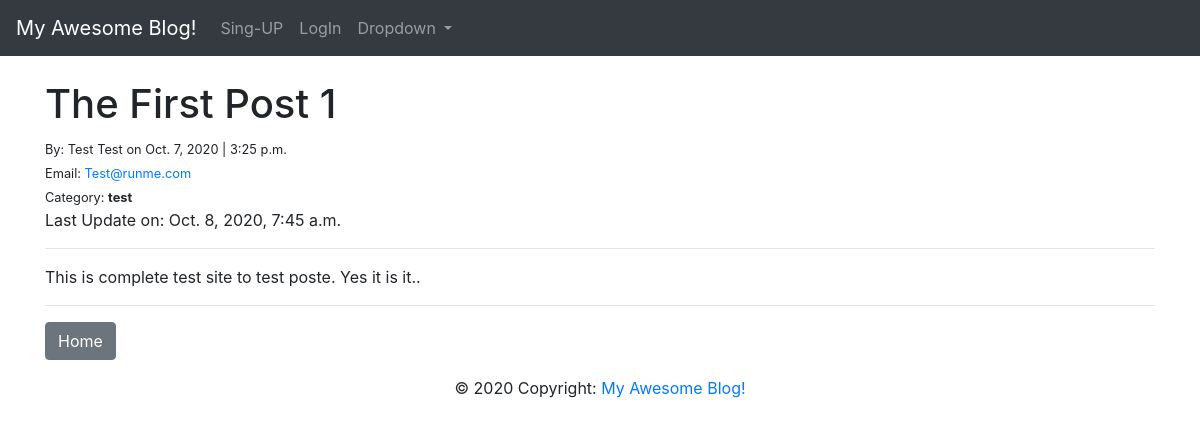
The app's page /article/1 with its own data.
### theblog/models.py (models this page shows, shortened)
class Post(models.Model):
    title = models.CharField(max_length=255)
    title_tag = models.CharField(max_length=255)
    author = models.ForeignKey(User, on_delete=models.CASCADE)
    body = models.TextField(max_length=10000)
    post_date = models.DateField(auto_now_add=True)
    post_time = models.TimeField(auto_now_add=True)
    update_time = models.DateTimeField(auto_now=True)
    category = models.CharField(max_length=255, default='other')

### theblog/views.py (the view)
class ArticleDetailView(DetailView):
    model = Post
    template_name = 'article_details.html'

### theblog/templates/article_details.html (shortened to what this page needs)
<!doctype html>
<html lang="en">
<head>
</head>
<body>
<div>
    {% extends 'base.html' %}
    {% block content %}
    <h1>{{post.title}}</h1>
    <small> By: {{post.author.first_name}} {{post.author.first_name}} on {{post.post_date}} | {{post.post_time}}</small><br>
    <small>Email: <a href="{{ post.author.email }}" target="_blank">{{ post.author.email }}</a></small>
    <br>
    <small>Category: <strong>{{ post.category }}</strong> </small>
    <p>Last Update on: {{post.update_time}}</p>
    <hr>
    <p>{{post.body|safe}}</p>
    <hr>
    <a href="{% url 'home' %}">
        <button type="button" class="btn btn-secondary">Home</button>
    </a>
    {% endblock %}

### records on screen
Post: title "The First Post 1", author.first_name "Test", post_date "Oct. 7, 2020", post_time "3:25 p.m.", author.email "Test@runme.com", category "test", update_time "Oct. 8, 2020, 7:45 a.m.", body "This is complete test site to test poste. Yes it is it.."
